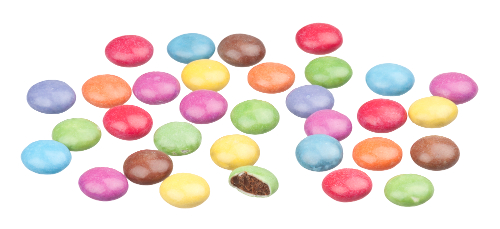
#> input picture Traitement image/TP LPE/smarties.png, 500 x 229 px
$ python TPLPE.py
#> lines starting #> are read from the running program, lines starting #| are printed output that depends on the picture; after the words box and inside, x2 and y2 are one past the last pixel; in counts of white or black regions, pixels touching at a corner belong together
import numpy as np
import cv2
from matplotlib import pyplot as plt

smarties = cv2.imread("smarties.png",0)
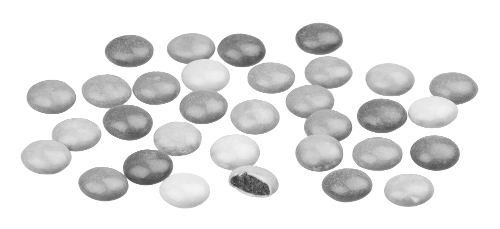
#> smarties: shape (229, 500); min 49, max 255, mean 226.2
# [4 lines of commented-out code are left out]

[ret,thresh]= cv2.threshold(smarties,250 , 255, cv2.THRESH_BINARY_INV)
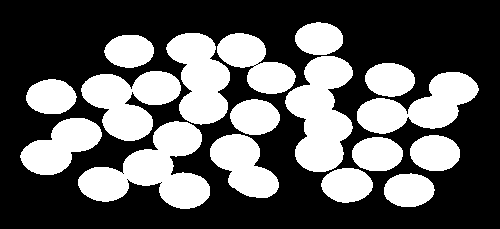
#> thresh: shape (229, 500); 37.2% white; 17 white regions, largest, box (x1, y1, x2, y2) and area: (78, 121, 210, 209) 5657, (285, 56, 353, 172) 5029, (81, 71, 181, 141) 4114
#plt.figure(2)
#plt.imshow(thresh,'gray')
#plt.show()

S = cv2.getStructuringElement(cv2.MORPH_ELLIPSE,(6,4))
dist=cv2.distanceTransform(thresh,cv2.DIST_L2,3)
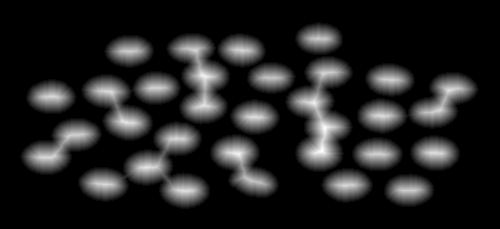
#> dist: shape (229, 500) float32; min 0, max 20.13, mean 2.7; drawn with min black and max white


smartieserode=cv2.erode(dist, S, iterations = 6)
distinv = abs(255-dist*255/np.max(dist))
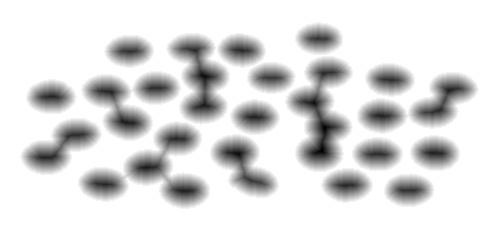
#> distinv: shape (229, 500) float32; min 1.53e-05, max 255, mean 221.4
#plt.figure(3)
#plt.imshow(distinv,'gray')
#plt.show()

[num_labels, labels]=cv2.connectedComponents(smartieserode.astype(np.uint8))
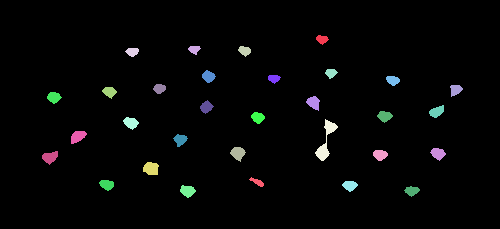
#> labels: shape (229, 500) int32; 32 distinct labels, from 0 to 31; one colour per label, 0 black
#> num_labels = 32
print("Il y a "  + str (num_labels-1) + " smarties")
#| Il y a 31 smarties
marq=abs(255-smartieserode)
[retmar,marqueurs]= cv2.threshold(marq, 254, 255, cv2.THRESH_BINARY)
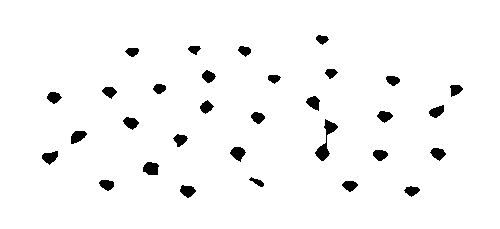
#> marqueurs: shape (229, 500) float32; 96.8% white; 31 black regions, largest, box (x1, y1, x2, y2) and area: (315, 119, 338, 161) 296, (143, 162, 159, 175) 167, (230, 147, 246, 162) 148
smartiesmarques=np.multiply(distinv,thresh)
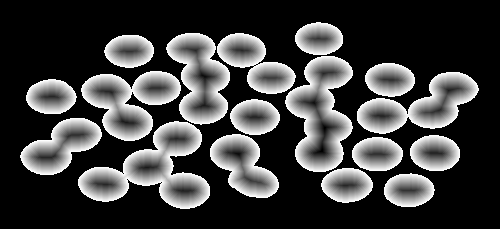
#> smartiesmarques: shape (229, 500) float32; min 0, max 61939.4, mean 15618.4; drawn with min black and max white
#plt.figure(4)
#plt.imshow(smartiesmarques,'gray')
#plt.show()

n = len(smartiesmarques)
#> n = 229
p = len(smartiesmarques[1])
#> p = 500

FAH_x = [[]]*256
FAH_y = [[]]*256

niv_act = 0
while FAH_x != [[]]*256:
    Jeton = smartiesmarques(FAH_x[0][0].pop,FAH_y[0][0].pop)
    New_Jetons = [Jeton[0]+1,Jeton[1], Jeton[0]-1,Jeton[1],Jeton[0],Jeton[1]+1, Jeton[0],Jeton[1]-1]
    for i in range(3,-1):
        Jeton_encours = New_Jetons.pop()
        if Jeton_encours != 0:
            label = smartiesmarques[Jeton_encours[1]][Jeton_encours[0]]
            if niv_act > FAH_x[0][0]:
                FAH_x(0).append(Jeton_encours[1])
                FAH_y(0).append(Jeton_encours[0])
            else :
                FAH_x(label-niv_act).append(Jeton_encours[1])
                FAH_y(label-niv_act).append(Jeton_encours[0])
    niv_act =+ 1
